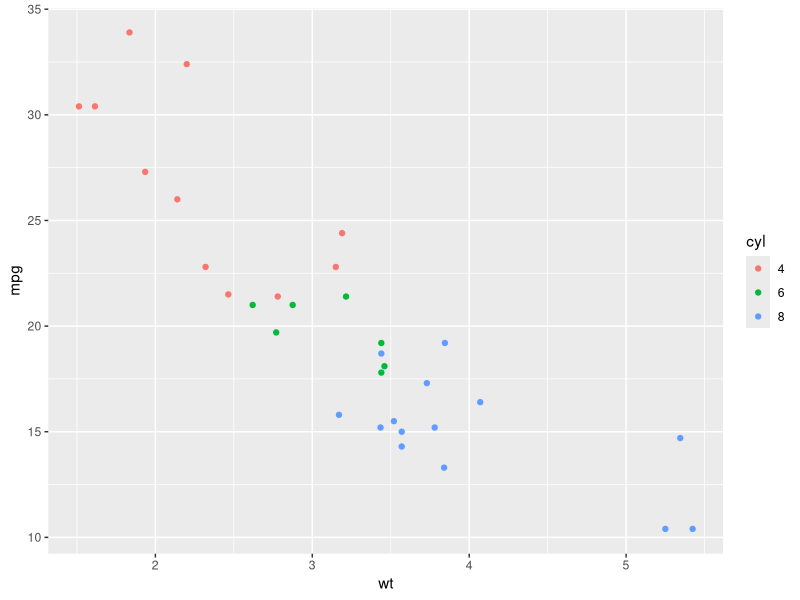
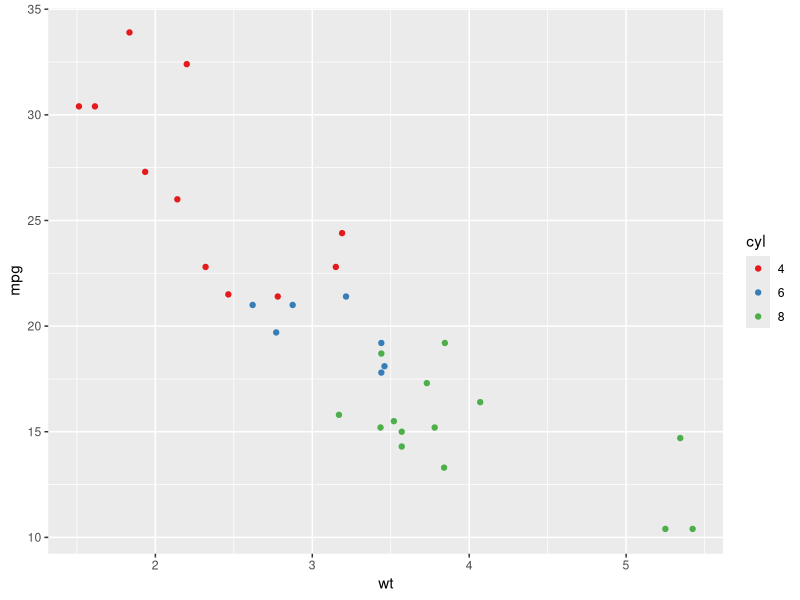
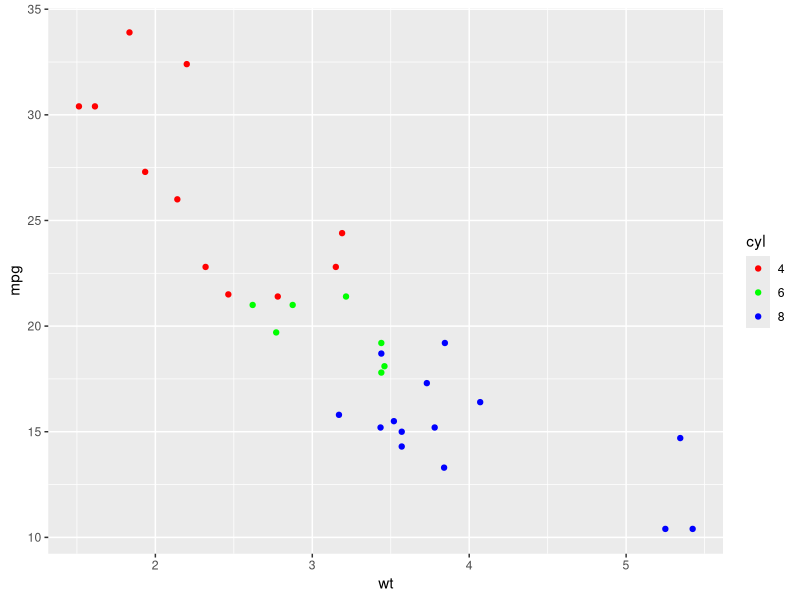
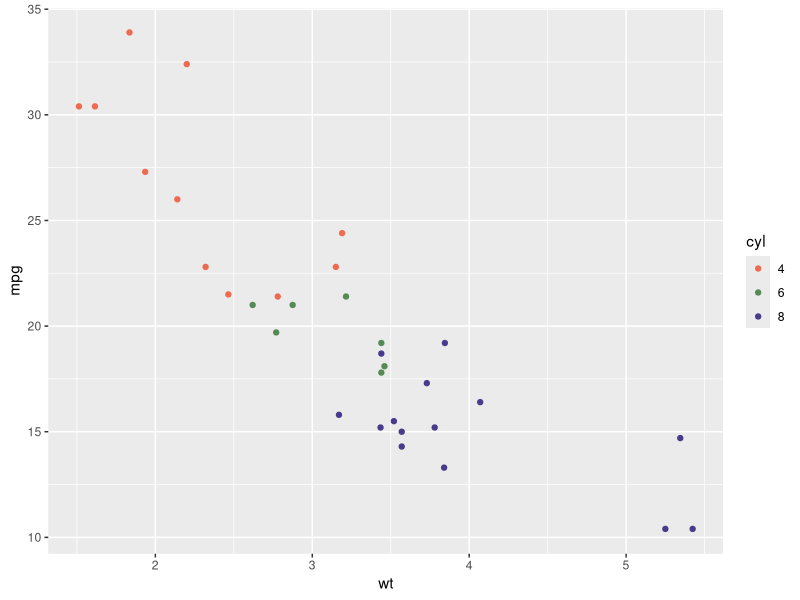
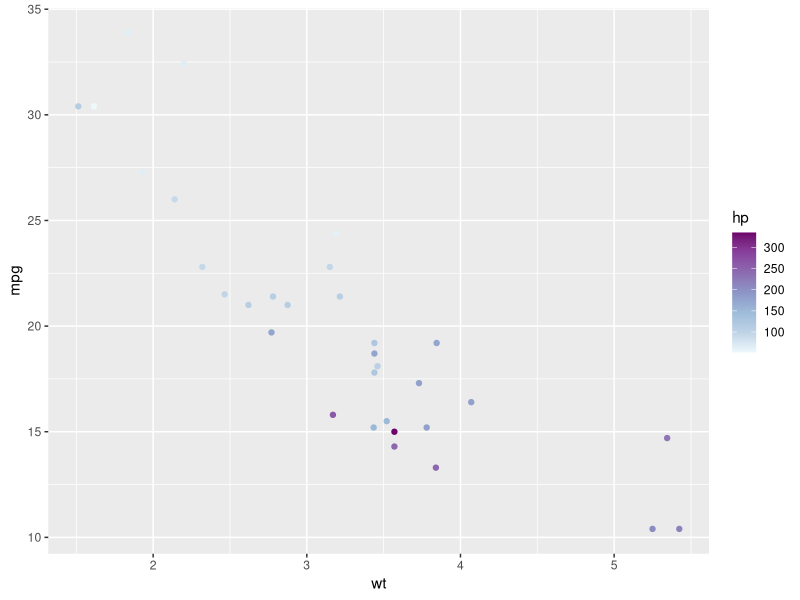
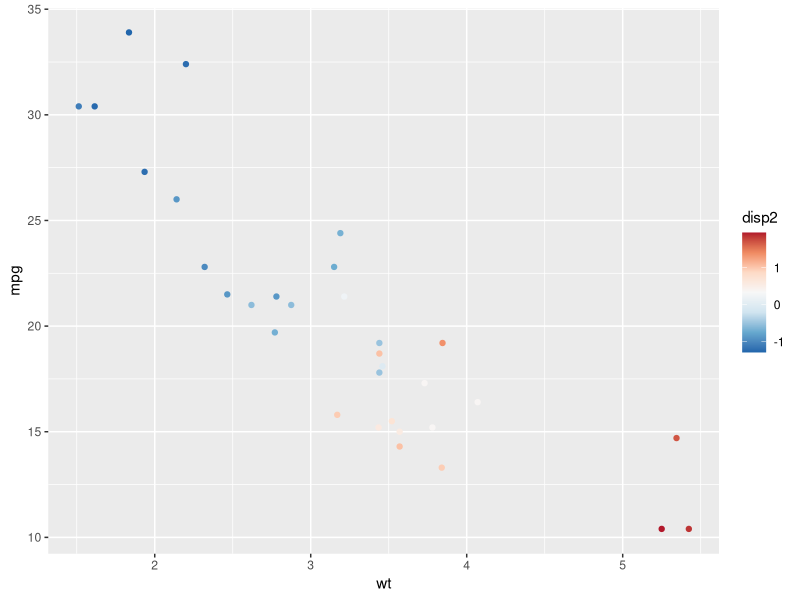

The R script that drew these images, in order:
## ---- chunk 1
library(tidyverse)
mtcars |> 
  mutate(cyl = as.factor(cyl)) |> 
  ggplot(aes(x = wt, y = mpg, color = cyl)) +
  geom_point()
## ---- chunk 2
mtcars |> 
  mutate(cyl = as.factor(cyl)) |> 
  ggplot(aes(x = wt, y = mpg, color = cyl)) +
  geom_point() +
  scale_color_brewer(palette = "Set1")
## ---- chunk 3
mtcars |> 
  mutate(cyl = as.factor(cyl)) |> 
  ggplot(aes(x = wt, y = mpg, color = cyl)) +
  geom_point() +
  scale_color_manual(values = c("red", "green", "blue"))
## ---- chunk 4
mtcars |> 
  mutate(cyl = as.factor(cyl)) |> 
  ggplot(aes(x = wt, y = mpg, color = cyl)) +
  geom_point() +
  scale_color_manual(values = c("coral2", "palegreen4", "slateblue4"))
## ---- chunk 5
mtcars |> 
  ggplot(aes(x = wt, y = mpg, color = hp)) +
  geom_point() +
  scale_color_distiller(palette = "BuPu", direction = 2)
## ---- chunk 6
mtcars |> 
  mutate(disp2 = scale(disp)) |> 
  ggplot(aes(x = wt, y = mpg, color = disp2)) +
  geom_point() +
  scale_color_distiller(palette = "RdBu")
